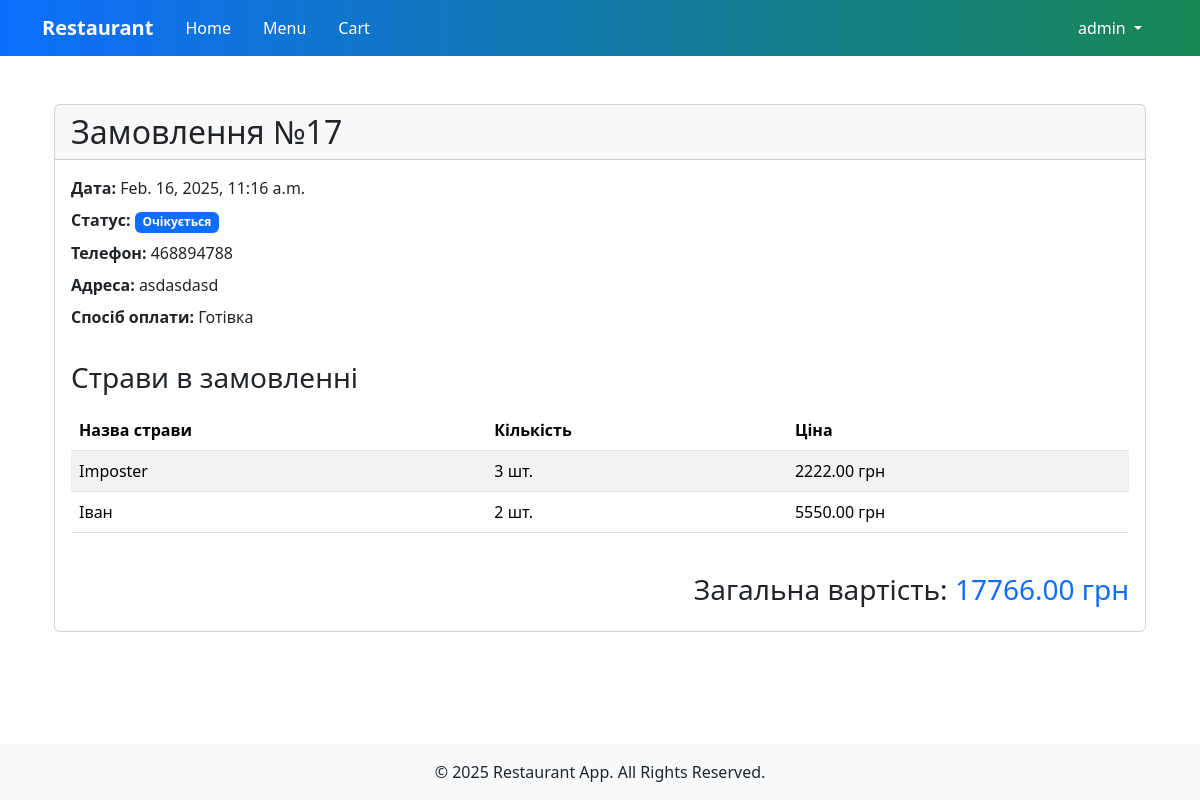
The page /orders/17/ (signed in) on the database its author committed.
### users/models.py (models this page shows, shortened)
class CustomUser(AbstractUser):
    phone_number = models.CharField(max_length=10, blank=True, null=True)
    address = models.TextField(blank=True, null=True)

### orders/models.py (models this page shows, shortened)
class Order(models.Model):
    PAYMENT_METHODS = [
        ("cash", "Готівка"),
        ("card", "Картка"),
    ]
    STATUS_CHOICES = [
        ("pending", "Очікується"),
        ("confirmed", "Підтверджено"),
        ("preparing", "Готується"),
        ("delivering", "Доставляється"),
        ("completed", "Виконано"),
        ("canceled", "Скасовано"),
    ]
    user = models.ForeignKey(
        settings.AUTH_USER_MODEL,
        on_delete=models.CASCADE,
        related_name="orders",
        verbose_name="Користувач"
    )
    phone_number = models.CharField(max_length=10, verbose_name="Телефон")
    address = models.TextField(verbose_name="Адреса доставки")
    payment_method = models.CharField(
        max_length=10,
        choices=PAYMENT_METHODS,
        default="cash",
        verbose_name="Спосіб оплати"
    )
    status = models.CharField(
        max_length=15,
        choices=STATUS_CHOICES,
        default="pending",
        verbose_name="Статус замовлення"
    )
    created_at = models.DateTimeField(auto_now_add=True, verbose_name="Дата створення")
    def total_price(self):
        return sum(item.dish.price * item.quantity for item in self.order_items.all())

class OrderItem(models.Model):
    order = models.ForeignKey(
        Order,
        on_delete=models.CASCADE,
        related_name="order_items",
        verbose_name="Замовлення"
    )
    dish = models.ForeignKey(
        Dish,
        on_delete=models.CASCADE,
        verbose_name="Страва"
    )
    quantity = models.PositiveIntegerField(default=1, verbose_name="Кількість")

### menu/models.py (models this page shows, shortened)
class Dish(models.Model):
    name = models.CharField(max_length=100, verbose_name="Назва страви")
    description = models.TextField(verbose_name="Опис", blank=True, null=True)
    ingredients = models.TextField(verbose_name="Інгредієнти", blank=True, null=True)
    price = models.DecimalField(max_digits=6, decimal_places=2, verbose_name="Ціна")
    image = models.ImageField(upload_to='dishes/', verbose_name="Фото страви", blank=True, null=True)
    available = models.BooleanField(default=True, verbose_name="Доступність")
    is_popular = models.BooleanField(default=False, verbose_name="Популярна страва")
    is_new = models.BooleanField(default=False, verbose_name="Нова пропозиція")
    category = models.ForeignKey(Category, on_delete=models.CASCADE, related_name='dishes', verbose_name="Категорія")
    created_at = models.DateTimeField(default=timezone.now, verbose_name="Дата створення")
    updated_at = models.DateTimeField(default=timezone.now, verbose_name="Дата оновлення")
    class Meta:
        verbose_name = "Страва"
        verbose_name_plural = "Страви"
        ordering = ["-created_at"]

### orders/views.py (the view)
# urls.py: path("<int:pk>/", OrderDetailView.as_view(), name="order_detail"),
class OrderDetailView(LoginRequiredMixin, DetailView):
    model = Order
    template_name = "orders/order_detail.html"
    def get_queryset(self):
        return Order.objects.filter(user=self.request.user)

### orders/templates/orders/order_detail.html
{% extends 'home/base.html' %}
{% block content %}
<div class="container mt-4">
    <div class="card">
        <div class="card-header">
            <h2 class="mb-0">Замовлення №{{ order.id }}</h2>
        </div>
        <div class="card-body">
            <div class="row mb-4">
                <div class="col-md-6">
                    <p class="mb-2"><strong>Дата:</strong> {{ order.created_at }}</p>
                    <p class="mb-2"><strong>Статус:</strong> <span class="badge bg-primary">{{ order.get_status_display }}</span></p>
                    <p class="mb-2"><strong>Телефон:</strong> {{ order.phone_number }}</p>
                    <p class="mb-2"><strong>Адреса:</strong> {{ order.address }}</p>
                    <p class="mb-2"><strong>Спосіб оплати:</strong> {{ order.get_payment_method_display }}</p>
                </div>
            </div>
            <h3 class="mb-3">Страви в замовленні</h3>
            <div class="table-responsive">
                <table class="table table-striped">
                    <thead>
                        <tr>
                            <th>Назва страви</th>
                            <th>Кількість</th>
                            <th>Ціна</th>
                        </tr>
                    </thead>
                    <tbody>
                        {% for item in order.order_items.all %}
                        <tr>
                            <td>{{ item.dish.name }}</td>
                            <td>{{ item.quantity }} шт.</td>
                            <td>{{ item.dish.price }} грн</td>
                        </tr>
                        {% endfor %}
                    </tbody>
                </table>
            </div>
            <div class="text-end mt-4">
                <h3>Загальна вартість: <span class="text-primary">{{ order.total_price }} грн</span></h3>
            </div>
        </div>
    </div>
</div>
{% endblock %}

### home/templates/home/base.html (shortened to what this page needs)
<!DOCTYPE html>
<html lang="en">
<head>
    <link href="https://cdn.jsdelivr.net/npm/bootstrap@5.3.2/dist/css/bootstrap.min.css" rel="stylesheet">
</head>
<body>
    <nav class="navbar navbar-expand-lg">
        <div class="container">
            <a class="navbar-brand fw-bold" href="/">Restaurant</a>
            <div class="collapse navbar-collapse" id="navbarNav">
                <ul class="navbar-nav me-auto">
                    <li class="nav-item">
                        <a class="nav-link px-3" href="/">Home</a>
                    </li>
                    <li class="nav-item">
                        <a class="nav-link px-3" href="{% url 'menu:category_list' %}">Menu</a>
                    </li>
                    <li class="nav-item">
                        <a class="nav-link px-3" href="{% url 'cart' %}">Cart</a>
                    </li>
                </ul>
                <ul class="navbar-nav ms-auto">
                    {% if user.is_authenticated %}
                        <li class="nav-item dropdown">
                            <a class="nav-link dropdown-toggle px-3" href="#" id="navbarDropdown" role="button"
                               data-bs-toggle="dropdown" aria-expanded="false">
                                {{ user.username }}
                            </a>
                        </li>
                    {% endif %}
                </ul>
            </div>
        </div>
    </nav>
    <div class="container my-4">
        {% block content %}
        {% endblock %}
    </div>
    <footer class="bg-light py-3 mt-auto">
        <div class="container text-center">
            <p class="mb-0">&copy; 2025 Restaurant App. All Rights Reserved.</p>
        </div>
    </footer>
</body>
</html>

### home/templates/home/base.html (style rules this page uses)
body { display: flex; flex-direction: column; min-height: 100vh; }
footer { margin-top: auto; }
.navbar { background: linear-gradient(90deg, #0d6efd 0%, #198754 100%); }
.navbar-brand, .nav-link { color: white !important; }

### rows shown on the page
CustomUser: username "admin"
Order: id "17", created_at "Feb. 16, 2025, 11:16 a.m.", status "Очікується", phone_number "468894788", address "asdasdasd", payment_method "Готівка", total_price "17766.00"
OrderItem: dish.name "Imposter", quantity "3", dish.price "2222.00"
OrderItem: dish.name "Іван", quantity "2", dish.price "5550.00"
